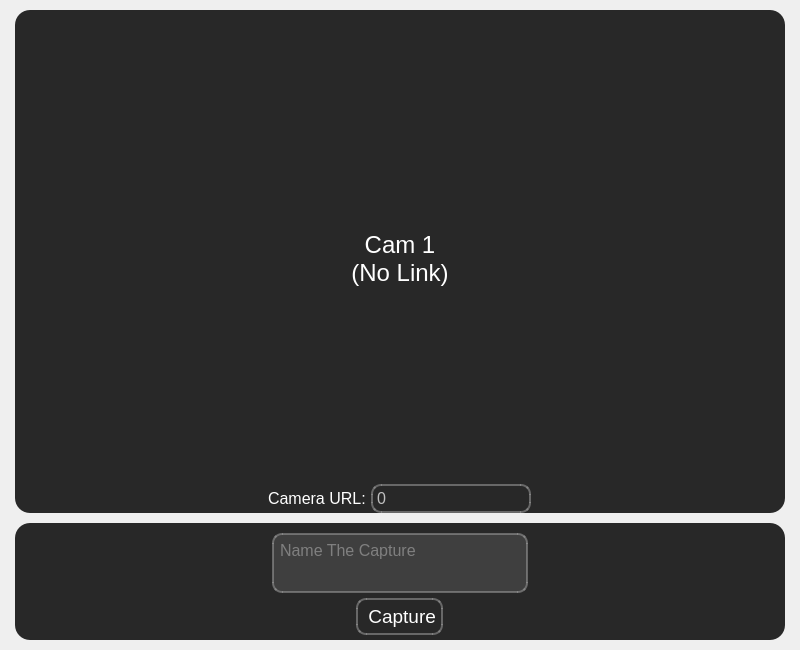
<?xml version="1.0" encoding="UTF-8"?>
<ui version="4.0">
 <class>GestoSync</class>
 <widget class="QWidget" name="GestoSync">
  <property name="geometry">
   <rect>
    <x>0</x>
    <y>0</y>
    <width>800</width>
    <height>650</height>
   </rect>
  </property>
  <property name="minimumSize">
   <size>
    <width>800</width>
    <height>650</height>
   </size>
  </property>
  <property name="windowTitle">
   <string>GestoSync</string>
  </property>
  <property name="windowIcon">
   <iconset>
    <normaloff>GestoSync.png</normaloff>GestoSync.png</iconset>
  </property>
  <property name="styleSheet">
   <string notr="true">QWidget#Inmoov{
background-color: 
	qlineargradient(x1: 0, y1: 0, x2: 1, y2: 1,
        stop: 0 rgb(50, 50, 50),
        stop: 0.5 rgb(30, 30, 30),
        stop: 1 rgb(50, 50, 50)
    );
}

QSpinBox {
selection-background-color: transparent;
  background-color: rgba(80, 80, 80, 150);
  color: white;
  border: 2px solid rgba(150, 150, 150,150); 
  border-radius: 10px;
  padding: 4 px;
  subcontrol-origin: margin;
  subcontrol-position: top right;
}

QAbstractSpinBox::up-button {
  subcontrol-origin: padding;
  subcontrol-position: top right;
  width: 15px;
  height: 15px;
  border-left-width: 1px;
  border-left-color: rgb(150, 150, 150);
  border-left-style: solid;
  border-top-right-radius: 8px;
  background-color: rgb(255, 120, 20);
  image: url(:Icons/up_arrow.png);
}

QAbstractSpinBox::down-button {
  subcontrol-origin: padding;
  subcontrol-position: bottom right;
  width: 15px;
  height: 15px;
  border-left-width: 1px;
  border-left-color: rgb(150, 150, 150);
  border-left-style: solid;
  border-bottom-right-radius: 8px;
  background-color: rgb(255, 120, 20);
   image: url(:/Icons/down_arrow.png);
}

QCheckBox  {
	spacing: 0 px;
}

QCheckBox::indicator {
    width: 35 px;
    height: 35 px;
	padding: 5px;
}

QCheckBox::indicator:unchecked {
    image: url(:/Icons/male.png);
}

QCheckBox::indicator:checked {
     image: url(:/Icons/female.png);
}

QCheckBox:hover {
   background-color: rgba(128,128,128,50);
}

QCheckBox:pressed {
   background-color: rgba(128,128,128,100);
}

 QLineEdit {
    background-color: rgba(80, 80, 80, 150);
    border-radius: 10px;
    padding:2px;
    border: 2px solid rgba(150, 150, 150, 150);
    color: silver;
}

QLineEdit:hover {
	background-color: rgba(80, 80, 80, 150);
    border: 2px solid rgba(255, 255, 255, 150);
}

QFrame {
border-radius: 15px;
}

QLineEdit:hover {
	background-color: rgba(80, 80, 80, 150);
    border: 2px solid rgba(255, 255, 255, 150);

}

QPushButton {
    background-color: rgba(80, 80, 80, 150);
	color: rgb(255, 255, 255);
    border-radius: 10px;
    padding: 5px; 
 	border: 2px solid rgba(150, 150, 150,150); 
}

QPushButton:disabled{
color: rgba(255,255,255,100);
}

QRadioButton {
	color: white;
}

QRadioButton::indicator {
    width:  18px;
    height: 18px;
}

QRadioButton::indicator:unchecked {
    image: url(:/Icons/unchecked.png);
}

QRadioButton::indicator:unchecked:hover {
    image: url(:/Icons/hover.png);
}

QRadioButton::indicator:checked {
    image: url(:/Icons/checked.png);
}

QRadioButton::indicator:checked:hover {
    image: url(:/Icons/checked_hover.png);
}

QMessageBox {
 background-color: 
	qlineargradient(x1: 0, y1: 0, x2: 1, y2: 1,
        stop: 0 rgb(50, 50, 50),
        stop: 0.5 rgb(30, 30, 30),
        stop: 1 rgb(50, 50, 50)
    );
  width: 400px; 
  height: 400px;
}
QMessageBox QLabel {
color: white;
font-size: 15px;
}
QMessageBox QPushButton {
   	background-color: rgba(80, 80, 80, 150);
	color: rgb(255, 255, 255);
    border-radius: 10px;
    padding: 5px; 
 	border: 2px solid rgba(150, 150, 150,150); 
  	font-size: 14px;
  	min-height: 15px; 
  	min-width: 60px;
}

QMessageBox QPushButton:hover {
  background-color:rgba(255, 144, 0, 50);    
}

QMessageBox QPushButton:pressed {
   background-color:rgba(255, 144, 0, 150);
    border: 2px solid #CCCCCC; 
}


QAbstractScrollArea
{
    background-color: transparent;
}

QScrollBar:vertical
{
    background-color:rgb(30, 30, 30);
    width: 14px;
    margin: 15px 0 15px 0;
    border: none;
    border-radius: 0px;
}

QScrollBar::handle:vertical
{
    background: rgb(200, 200, 200);
    min-height: 5px;
    border-radius: 2px;
}

QScrollBar::handle:vertical:hover
{
   background: rgb(255, 144, 0);
}

QScrollBar::handle:vertical:pressed
{
   background: rgb(255, 80, 0);
}

QScrollBar::sub-line:vertical
{
    margin: 3px 0px 3px 0px;
    border-image:  url(:/Icons/up_arrow.png);
    height: 10px;
    width: 10px;
    subcontrol-position: top;
    subcontrol-origin: margin;
}

QScrollBar::add-line:vertical
{
    margin: 3px 0px 3px 0px;
    border-image :url(:/Icons/down_arrow.png);
    height: 10px;
    width: 10px;
    subcontrol-position: bottom;
    subcontrol-origin: margin;
}

QScrollBar::sub-line:vertical:hover,QScrollBar::sub-line:vertical:on
{

    border-image: url(:/Icons/up_arrow.png);
    height: 10px;
    width: 10px;
    subcontrol-position: top;
    subcontrol-origin: margin;
}


QScrollBar::add-line:vertical:hover, QScrollBar::add-line:vertical:on
{
    border-image: url(:/Icons/down_arrow.png);
    height: 10px;
    width: 10px;
    subcontrol-position: bottom;
    subcontrol-origin: margin;
}

QScrollBar::up-arrow:vertical, QScrollBar::down-arrow:vertical
{
    background: none;
}


QScrollBar::add-page:vertical, QScrollBar::sub-page:vertical
{
    background: none;
}</string>
  </property>
  <layout class="QVBoxLayout" name="verticalLayout">
   <property name="spacing">
    <number>10</number>
   </property>
   <property name="leftMargin">
    <number>15</number>
   </property>
   <property name="topMargin">
    <number>10</number>
   </property>
   <property name="rightMargin">
    <number>15</number>
   </property>
   <property name="bottomMargin">
    <number>10</number>
   </property>
   <item>
    <widget class="QFrame" name="middleFrame">
     <property name="sizePolicy">
      <sizepolicy hsizetype="Preferred" vsizetype="Expanding">
       <horstretch>0</horstretch>
       <verstretch>0</verstretch>
      </sizepolicy>
     </property>
     <property name="styleSheet">
      <string notr="true">QWidget {
    background-color: rgb(40, 40, 40);
}</string>
     </property>
     <property name="frameShape">
      <enum>QFrame::Shape::StyledPanel</enum>
     </property>
     <property name="frameShadow">
      <enum>QFrame::Shadow::Raised</enum>
     </property>
     <layout class="QHBoxLayout" name="cameraLayout">
      <property name="spacing">
       <number>30</number>
      </property>
      <property name="leftMargin">
       <number>20</number>
      </property>
      <property name="topMargin">
       <number>0</number>
      </property>
      <property name="rightMargin">
       <number>20</number>
      </property>
      <property name="bottomMargin">
       <number>0</number>
      </property>
      <item>
       <widget class="QFrame" name="firstCameraFrame">
        <property name="frameShape">
         <enum>QFrame::Shape::StyledPanel</enum>
        </property>
        <property name="frameShadow">
         <enum>QFrame::Shadow::Raised</enum>
        </property>
        <layout class="QVBoxLayout" name="verticalLayout_4">
         <property name="spacing">
          <number>5</number>
         </property>
         <property name="leftMargin">
          <number>0</number>
         </property>
         <property name="topMargin">
          <number>0</number>
         </property>
         <property name="rightMargin">
          <number>0</number>
         </property>
         <property name="bottomMargin">
          <number>0</number>
         </property>
         <item alignment="Qt::AlignmentFlag::AlignHCenter">
          <widget class="QFrame" name="firstCameraControlFrame">
           <property name="frameShape">
            <enum>QFrame::Shape::StyledPanel</enum>
           </property>
           <property name="frameShadow">
            <enum>QFrame::Shadow::Raised</enum>
           </property>
           <layout class="QHBoxLayout" name="horizontalLayout_11">
            <property name="spacing">
             <number>0</number>
            </property>
            <property name="leftMargin">
             <number>0</number>
            </property>
            <property name="topMargin">
             <number>0</number>
            </property>
            <property name="rightMargin">
             <number>0</number>
            </property>
            <property name="bottomMargin">
             <number>0</number>
            </property>
            <item>
             <widget class="QPushButton" name="firstRotateLeftButton">
              <property name="styleSheet">
               <string notr="true">QPushButton{
background-color: transparent;
border: None;
}

QPushButton:hover {
   background-color: rgba(128,128,128,50);
}

QPushButton:pressed {
   background-color: rgba(128,128,128,100);
}</string>
              </property>
              <property name="text">
               <string/>
              </property>
              <property name="icon">
               <iconset resource="resources.qrc">
                <normaloff>:/Icons/rotate_left.png</normaloff>:/Icons/rotate_left.png</iconset>
              </property>
              <property name="iconSize">
               <size>
                <width>25</width>
                <height>25</height>
               </size>
              </property>
             </widget>
            </item>
            <item>
             <widget class="QPushButton" name="firstMirrorButton">
              <property name="styleSheet">
               <string notr="true">QPushButton{
background-color: transparent;
border: None;
}

QPushButton:hover {
   background-color: rgba(128,128,128,50);
}

QPushButton:pressed {
   background-color: rgba(128,128,128,100);
}</string>
              </property>
              <property name="text">
               <string/>
              </property>
              <property name="icon">
               <iconset resource="resources.qrc">
                <normaloff>:/Icons/mirror.png</normaloff>:/Icons/mirror.png</iconset>
              </property>
              <property name="iconSize">
               <size>
                <width>25</width>
                <height>25</height>
               </size>
              </property>
             </widget>
            </item>
            <item>
             <widget class="QPushButton" name="firstRotateRightButton">
              <property name="styleSheet">
               <string notr="true">QPushButton{
background-color: transparent;
border: None;
}

QPushButton:hover {
   background-color: rgba(128,128,128,50);
}

QPushButton:pressed {
   background-color: rgba(128,128,128,100);
}</string>
              </property>
              <property name="text">
               <string/>
              </property>
              <property name="icon">
               <iconset resource="resources.qrc">
                <normaloff>:/Icons/rotate_right.png</normaloff>:/Icons/rotate_right.png</iconset>
              </property>
              <property name="iconSize">
               <size>
                <width>25</width>
                <height>25</height>
               </size>
              </property>
             </widget>
            </item>
            <item>
             <widget class="QPushButton" name="firstToggleButton">
              <property name="styleSheet">
               <string notr="true">QPushButton{
background-color: transparent;
border: None;
}

QPushButton:hover {
   background-color: rgba(128,128,128,50);
}

QPushButton:pressed {
   background-color: rgba(128,128,128,100);
}</string>
              </property>
              <property name="text">
               <string/>
              </property>
              <property name="icon">
               <iconset resource="resources.qrc">
                <normaloff>:/Icons/camera_on.png</normaloff>:/Icons/camera_on.png</iconset>
              </property>
              <property name="iconSize">
               <size>
                <width>30</width>
                <height>30</height>
               </size>
              </property>
              <property name="checked">
               <bool>false</bool>
              </property>
             </widget>
            </item>
           </layout>
          </widget>
         </item>
         <item>
          <widget class="QLabel" name="firstCameraLabel">
           <property name="sizePolicy">
            <sizepolicy hsizetype="Preferred" vsizetype="Expanding">
             <horstretch>0</horstretch>
             <verstretch>0</verstretch>
            </sizepolicy>
           </property>
           <property name="minimumSize">
            <size>
             <width>0</width>
             <height>0</height>
            </size>
           </property>
           <property name="font">
            <font>
             <family>Segoe UI</family>
             <pointsize>18</pointsize>
            </font>
           </property>
           <property name="styleSheet">
            <string notr="true">border-width: 3px;
border-color: rgb(74,73,120);
border-radius: 15px;
color:white;
</string>
           </property>
           <property name="text">
            <string>Cam 1
(No Link)</string>
           </property>
           <property name="scaledContents">
            <bool>true</bool>
           </property>
           <property name="alignment">
            <set>Qt::AlignmentFlag::AlignCenter</set>
           </property>
          </widget>
         </item>
         <item alignment="Qt::AlignmentFlag::AlignHCenter">
          <widget class="QFrame" name="firstCameraUrlFrame">
           <property name="styleSheet">
            <string notr="true"/>
           </property>
           <property name="frameShape">
            <enum>QFrame::Shape::StyledPanel</enum>
           </property>
           <property name="frameShadow">
            <enum>QFrame::Shadow::Raised</enum>
           </property>
           <layout class="QHBoxLayout" name="horizontalLayout_6">
            <property name="spacing">
             <number>5</number>
            </property>
            <property name="leftMargin">
             <number>0</number>
            </property>
            <property name="topMargin">
             <number>0</number>
            </property>
            <property name="rightMargin">
             <number>0</number>
            </property>
            <property name="bottomMargin">
             <number>0</number>
            </property>
            <item>
             <widget class="QLabel" name="changeFirstUrlLabel">
              <property name="font">
               <font>
                <family>Segoe UI</family>
                <pointsize>12</pointsize>
               </font>
              </property>
              <property name="styleSheet">
               <string notr="true">color:white;</string>
              </property>
              <property name="text">
               <string>Camera URL:</string>
              </property>
             </widget>
            </item>
            <item>
             <widget class="QLineEdit" name="firstUrlLineEdit">
              <property name="minimumSize">
               <size>
                <width>160</width>
                <height>0</height>
               </size>
              </property>
              <property name="font">
               <font>
                <family>Segoe UI</family>
                <pointsize>12</pointsize>
               </font>
              </property>
              <property name="text">
               <string>0</string>
              </property>
              <property name="placeholderText">
               <string>Change Camera URL</string>
              </property>
             </widget>
            </item>
           </layout>
          </widget>
         </item>
        </layout>
       </widget>
      </item>
     </layout>
    </widget>
   </item>
   <item>
    <widget class="QFrame" name="bottomFrame">
     <property name="font">
      <font>
       <pointsize>11</pointsize>
       <bold>true</bold>
      </font>
     </property>
     <property name="styleSheet">
      <string notr="true">QWidget {
    background-color: rgb(40, 40, 40);
}</string>
     </property>
     <property name="frameShape">
      <enum>QFrame::Shape::StyledPanel</enum>
     </property>
     <property name="frameShadow">
      <enum>QFrame::Shadow::Raised</enum>
     </property>
     <layout class="QHBoxLayout" name="horizontalLayout_7">
      <property name="spacing">
       <number>10</number>
      </property>
      <property name="leftMargin">
       <number>15</number>
      </property>
      <property name="topMargin">
       <number>0</number>
      </property>
      <property name="rightMargin">
       <number>15</number>
      </property>
      <property name="bottomMargin">
       <number>0</number>
      </property>
      <item alignment="Qt::AlignmentFlag::AlignHCenter">
       <widget class="QFrame" name="capture_frame">
        <property name="styleSheet">
         <string notr="true">QFrame #speakFrame{
background-color:rgba(55, 55, 55, 120);
}</string>
        </property>
        <property name="frameShape">
         <enum>QFrame::Shape::StyledPanel</enum>
        </property>
        <property name="frameShadow">
         <enum>QFrame::Shadow::Raised</enum>
        </property>
        <layout class="QVBoxLayout" name="verticalLayout_10">
         <property name="spacing">
          <number>5</number>
         </property>
         <property name="leftMargin">
          <number>10</number>
         </property>
         <property name="topMargin">
          <number>10</number>
         </property>
         <property name="rightMargin">
          <number>10</number>
         </property>
         <property name="bottomMargin">
          <number>5</number>
         </property>
         <item>
          <widget class="QTextEdit" name="textToSpeechEdit">
           <property name="sizePolicy">
            <sizepolicy hsizetype="Fixed" vsizetype="Fixed">
             <horstretch>0</horstretch>
             <verstretch>0</verstretch>
            </sizepolicy>
           </property>
           <property name="maximumSize">
            <size>
             <width>16777215</width>
             <height>60</height>
            </size>
           </property>
           <property name="font">
            <font>
             <pointsize>12</pointsize>
            </font>
           </property>
           <property name="styleSheet">
            <string notr="true"> QTextEdit {
    background-color: rgba(80, 80, 80, 150);
    border-radius: 10px;
    padding:2px;
    border: 2px solid rgba(150, 150, 150, 150);
    color: silver;
}

QTextEdit:hover {
	background-color: rgba(80, 80, 80, 150);
    border: 2px solid rgba(255, 255, 255, 150);
}</string>
           </property>
           <property name="autoFormatting">
            <set>QTextEdit::AutoFormattingFlag::AutoNone</set>
           </property>
           <property name="documentTitle">
            <string/>
           </property>
           <property name="overwriteMode">
            <bool>true</bool>
           </property>
           <property name="placeholderText">
            <string>Name The Capture</string>
           </property>
          </widget>
         </item>
         <item>
          <widget class="QFrame" name="capture_name">
           <property name="frameShape">
            <enum>QFrame::Shape::StyledPanel</enum>
           </property>
           <property name="frameShadow">
            <enum>QFrame::Shadow::Raised</enum>
           </property>
           <layout class="QHBoxLayout" name="horizontalLayout_2">
            <property name="spacing">
             <number>7</number>
            </property>
            <property name="leftMargin">
             <number>0</number>
            </property>
            <property name="topMargin">
             <number>0</number>
            </property>
            <property name="rightMargin">
             <number>0</number>
            </property>
            <property name="bottomMargin">
             <number>0</number>
            </property>
            <item>
             <widget class="QPushButton" name="speakButton">
              <property name="sizePolicy">
               <sizepolicy hsizetype="Fixed" vsizetype="Fixed">
                <horstretch>0</horstretch>
                <verstretch>0</verstretch>
               </sizepolicy>
              </property>
              <property name="minimumSize">
               <size>
                <width>50</width>
                <height>35</height>
               </size>
              </property>
              <property name="font">
               <font>
                <family>Arial</family>
                <pointsize>14</pointsize>
                <bold>false</bold>
               </font>
              </property>
              <property name="styleSheet">
               <string notr="true">QPushButton:hover {
    background-color:rgba(255, 144, 0, 50);    
}


QPushButton:pressed {
    background-color:rgba(255, 144, 0, 150);
    border: 2px solid #CCCCCC; 
}
</string>
              </property>
              <property name="text">
               <string> Capture</string>
              </property>
              <property name="icon">
               <iconset resource="resources.qrc">
                <normaloff>:/Icons/male.png</normaloff>:/Icons/male.png</iconset>
              </property>
              <property name="iconSize">
               <size>
                <width>30</width>
                <height>30</height>
               </size>
              </property>
             </widget>
            </item>
           </layout>
          </widget>
         </item>
        </layout>
       </widget>
      </item>
     </layout>
    </widget>
   </item>
  </layout>
 </widget>
 <resources>
  <include location="resources.qrc"/>
 </resources>
 <connections/>
</ui>
